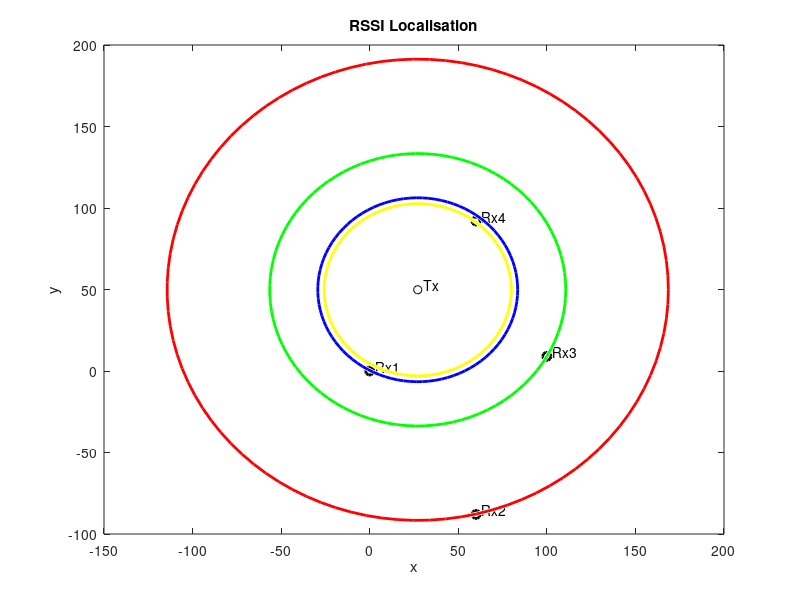

MATLAB code to generate this figure:
clear all;
clc;
% RSS Localisation

Fc=2.4*10^9; %carrier frequency
Tcs=5*10^(-9); %symbol duration
N=4; %the number of Rx
noise_sigma2=5; %noise power/dB
c=3*10^(8); %propagation speed m/s
alpha=2; %path loss exponent
SNR=20; %dB
Ts=5*10^(-9); %sampling period /ns
r=[0 60 100 60; 0 -88 9 92; 0 0 0 0]; %locations of four receivers

P_Tx=150; %dBm
G_Rx=1; %dBi
G_Tx=1;
lamda=c/Fc;

%load data
load('B_2_Rx1.mat');
load('B_2_Rx2.mat');
load('B_2_Rx3.mat');
load('B_2_Rx4.mat');
L=length(x1_RSS); %the number of samples;

%calculate receive power
P_Rx=zeros(N,1);
P_Rx(1)=(norm(x1_RSS))^2/L;
P_Rx(2)=(norm(x2_RSS))^2/L;
P_Rx(3)=(norm(x3_RSS))^2/L;
P_Rx(4)=(norm(x4_RSS))^2/L;
P_Rx=P_Rx-10^(1/10*noise_sigma2);
P_Tx=10^(1/10*P_Tx-3);


%---------------------------Association stage------------------------------
d=zeros(N,1);
for i=1:N
    d(i)=sqrt((P_Tx/P_Rx(i))*G_Tx*G_Rx)*lamda/(4*pi);
    %d(i)=(sqrt((P_Tx/(P_Rx(i)-noise_sigma2))*G_Tx*G_Rx)*lamda)/(4*pi);
end
%--------------------------------------------------------------------------


%--------------------------Metric fusion stage----------------------------- 
b=zeros(N-1,1);
H=r(:,2:N)';
for i=1:N-1
    n(i)=(norm(H(i,:)))^2;
    b(i)=1/2*(n(i)-d(i+1)^2+d(1)^2);
end
rm=pinv(H)*b;
%--------------------------------------------------------------------------


%---------------------------Display the image------------------------------
figure(1);
x=r(1,:);
y=r(2,:);
te={'Rx1','Rx2','Rx3','Rx4'};
plot(x,y,'ko','LineWidth',2);
text(x+3,y+3,te);
hold on;
plot(rm(1),rm(2),'ko');
te1={'Tx'};
text(rm(1)+3,rm(2)+3,te1);
hold on;
viscircles(rm(1:2)',d(1),'Color','b');
hold on;
viscircles(rm(1:2)',d(2),'Color','r');
hold on;
viscircles(rm(1:2)',d(3),'Color','g');
hold on;
viscircles(rm(1:2)',d(4),'Color','y');
hold on;
xlabel('x');
ylabel('y');
title('RSSI Localisation');
%--------------------------------------------------------------------------



